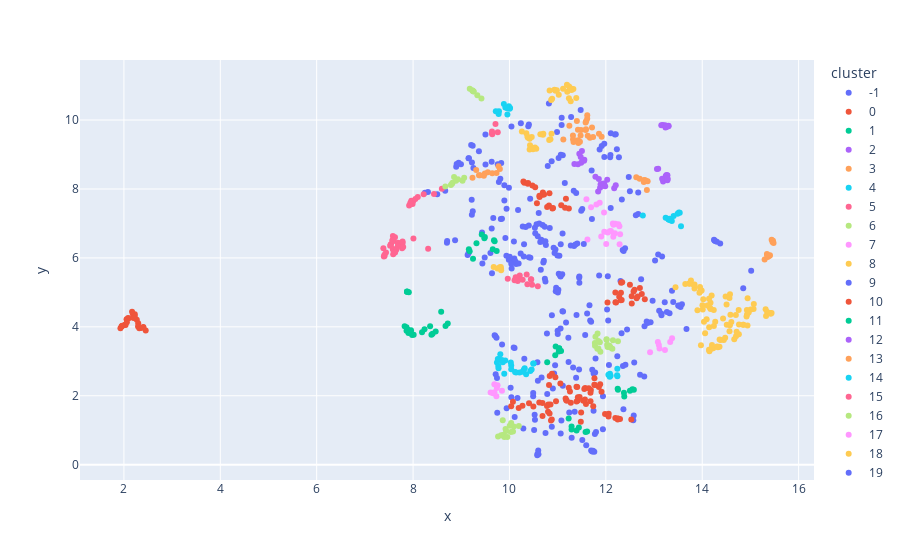

The cell this chart's notebook holds for it:
### Markdown cell above
What does this image show us? It is simply showing us a 2D rendering of the high dimensional embeddings that we made on all the nodes. We see that there are definately some distinct clusters coming through, we do not really know how dense these are, but there are a good amount of noise outside of the clusters. This is not too surprising since the embeddings were made on only a few words.

### Code cell
#lets use hdbscan to cluster the nodes
clusterer = hdbscan.HDBSCAN(min_cluster_size=5, min_samples=5, metric='euclidean')
clusterer.fit(embedding)
nodes_df['cluster'] = clusterer.labels_
#make the clusters categorical 
nodes_df['cluster'] = nodes_df['cluster'].astype('category')
#sort values by cluster
nodes_df = nodes_df.sort_values(by='cluster')

nodes_df['cluster'].value_counts()

#lets plot the clusters
fig = px.scatter(nodes_df, x="x", y="y", color="cluster", hover_data=['node'])
fig.show()
